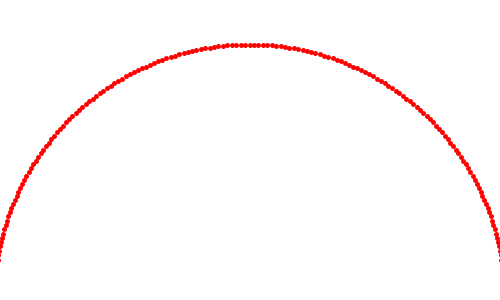
Frame 1 (no input)
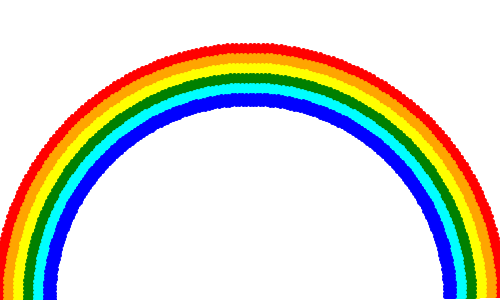
Frame 60 (the mouse pressed at the canvas centre just before this capture)
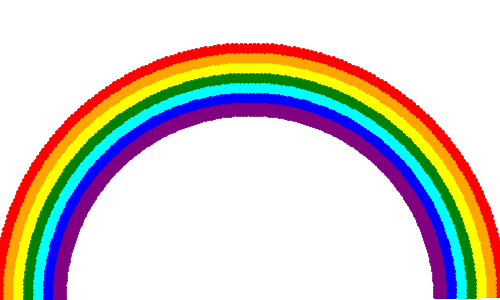
Frame 120 (the mouse held since frame 60 and released just before this capture)

The Processing sketch that drew these frames (run headless with seeded random() and noise(); from frame 60 on, the mouse is pressed at the canvas centre):

// Processing sketch: rainbow
// ── rainbow.pde
int radius = 255;
color rgb[] = {color(255,0,0),
       color(255,165,0),
       color(255,255,0),
       color(0,128,0),
       color(0,255,255),
       color(0,0,255),
       color(128,0,128)};

void setup() {
  size(500,300);
  background(255);
//  colorMode(HSB,7,255,255);
}

void draw() {
  if (radius > 185) {
    int index = (255-radius)/10;
//    color c = color(index,255,255);
    for (int i=180; i<360; i++) {
      float x = width/2 + radius*cos(radians(i));
      float y = height + radius*sin(radians(i));
      strokeWeight(5);
      stroke(rgb[index]);
//        stroke(c);
      point(x,y);
    }
    radius -= 1;
  }
}
